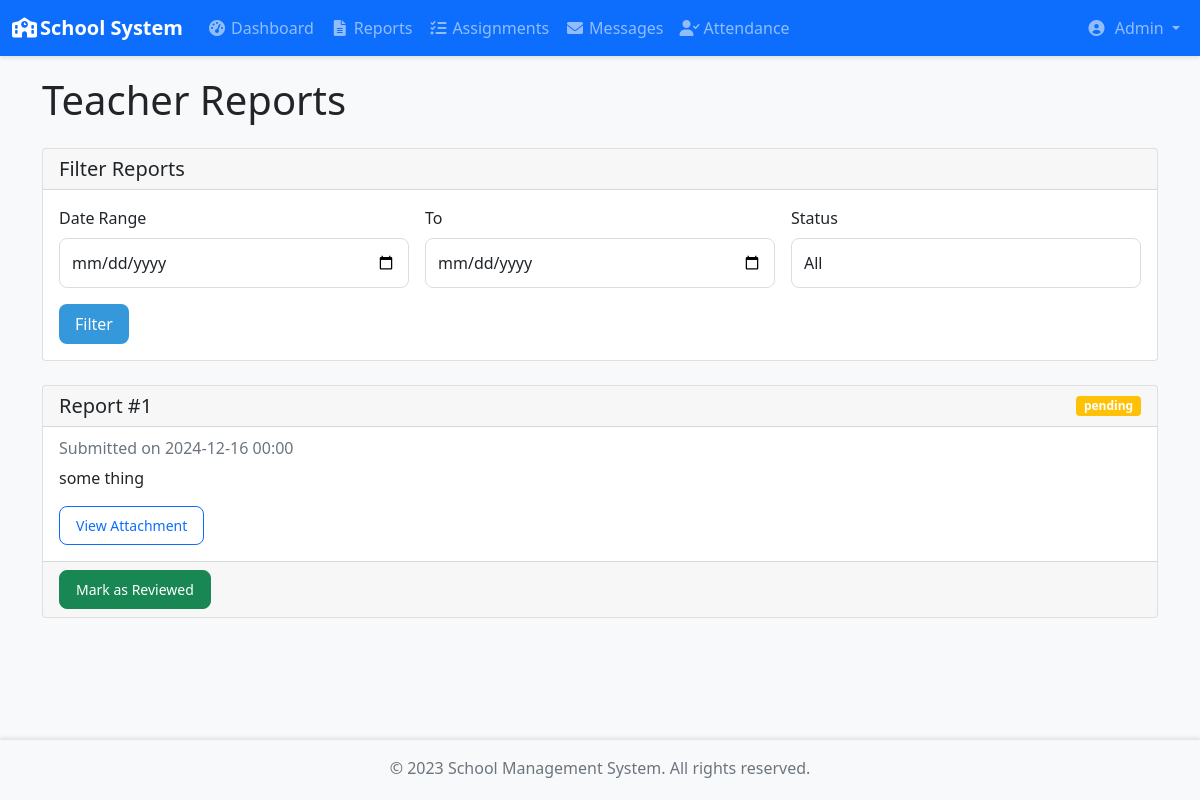
/admin/reports (signed in), run on an earlier commit of the app's database.
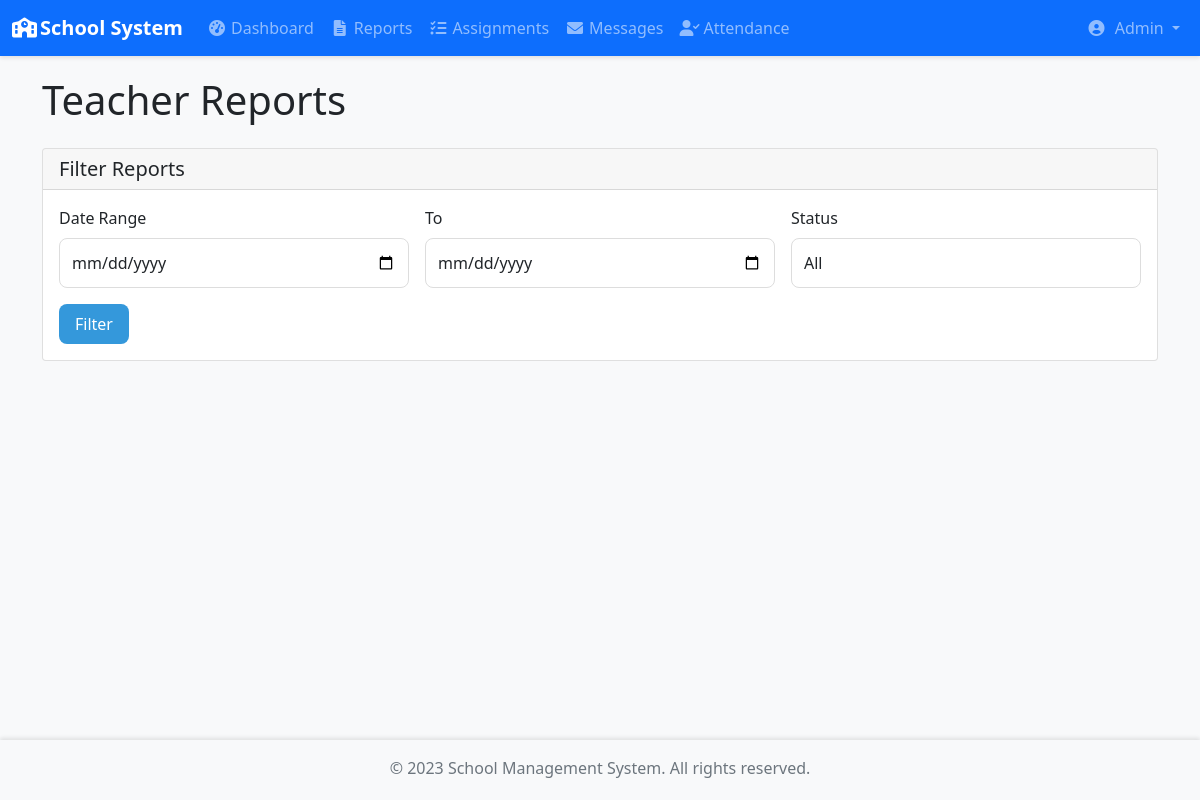
And on a later commit of the database.
### app/models/report.py (models this page shows)
class DailyReport(db.Model):
    id = db.Column(db.Integer, primary_key=True)
    teacher_id = db.Column(db.Integer, db.ForeignKey('user.id'), nullable=False)
    date = db.Column(db.DateTime, default=datetime.utcnow)
    content = db.Column(db.Text, nullable=False)
    cleanliness_rating = db.Column(db.Integer)  # Add this line
    file_path = db.Column(db.String(255))
    status = db.Column(db.String(20), default='pending')  # pending, reviewed

### app/blueprints/admin.py (the view)
@admin.route('/admin/reports')
@login_required
@admin_required
def view_reports():
    reports = DailyReport.query.order_by(DailyReport.date.desc()).all()
    return render_template('admin/reports.html', reports=reports)

### app/__init__.py (called while the page is built)
def create_app():
    app = Flask(__name__)
    app.config.from_object(Config)
    db.init_app(app)
    login_manager.init_app(app)
    migrate.init_app(app, db)
    login_manager.login_view = 'auth.login'
    login_manager.login_message_category = 'info'
    from app.models.user import User
    @login_manager.user_loader
    def load_user(user_id):
        return User.query.get(int(user_id))
    from app.blueprints.auth import auth
    from app.blueprints.admin import admin
    from app.blueprints.teacher import teacher
    from app.blueprints.student import student
    app.register_blueprint(auth)
    app.register_blueprint(admin)
    app.register_blueprint(teacher)
    app.register_blueprint(student)
    @app.route('/')
    def index():
        return redirect(url_for('auth.login'))
    return app

### app/blueprints/admin.py (called while the page is built)
def admin_required(f):
    @wraps(f)
    def decorated_function(*args, **kwargs):
        if not current_user.is_authenticated or current_user.role != 'admin':
            flash('You need to be an admin to access this page.', 'danger')
            return redirect(url_for('auth.login'))
        return f(*args, **kwargs)
    return decorated_function

### app/templates/admin/reports.html (shortened to what this page needs)
{% extends "base.html" %}
{% block content %}
<div class="container">
    <h1 class="mb-4">Teacher Reports</h1>
    <div class="card mb-4">
        <div class="card-header">
            <div class="row">
                <div class="col">
                    <h5 class="mb-0">Filter Reports</h5>
                </div>
            </div>
        </div>
        <div class="card-body">
            <form class="row g-3">
                <div class="col-md-4">
                    <label class="form-label">Date Range</label>
                    <input type="date" class="form-control" name="start_date">
                </div>
                <div class="col-md-4">
                    <label class="form-label">To</label>
                    <input type="date" class="form-control" name="end_date">
                </div>
                <div class="col-md-4">
                    <label class="form-label">Status</label>
                    <select class="form-control" name="status">
                        <option value="">All</option>
                    </select>
                </div>
                <div class="col-12">
                    <button type="submit" class="btn btn-primary">Filter</button>
                </div>
            </form>
        </div>
    </div>
    <div class="reports-list">
        {% for report in reports %}
        <div class="card mb-3">
            <div class="card-header">
                <div class="d-flex justify-content-between align-items-center">
                    <h5 class="mb-0">Report #{{ report.id }}</h5>
                    <span class="badge {% if report.status == 'pending' %}bg-warning{% else %}bg-success{% endif %}">
                        {{ report.status }}
                    </span>
                </div>
            </div>
            <div class="card-body">
                <h6 class="card-subtitle mb-2 text-muted">
                    Submitted on {{ report.date.strftime('%Y-%m-%d %H:%M') }}
                </h6>
                <p class="card-text">{{ report.content }}</p>
                {% if report.file_path %}
                <a href="{{ url_for('static', filename='uploads/' + report.file_path) }}"
                   class="btn btn-sm btn-outline-primary" target="_blank">
                    View Attachment
                </a>
                {% endif %}
            </div>
            <div class="card-footer">
                <button class="btn btn-success btn-sm mark-reviewed" data-report-id="{{ report.id }}">
                    Mark as Reviewed
                </button>
            </div>
        </div>
        {% endfor %}
    </div>
</div>
{% endblock %}

What changed in the data, as far as the page shows it:
removed DailyReport: id "1", status "pending", date "2024-12-16 00:00", content "some thing"
